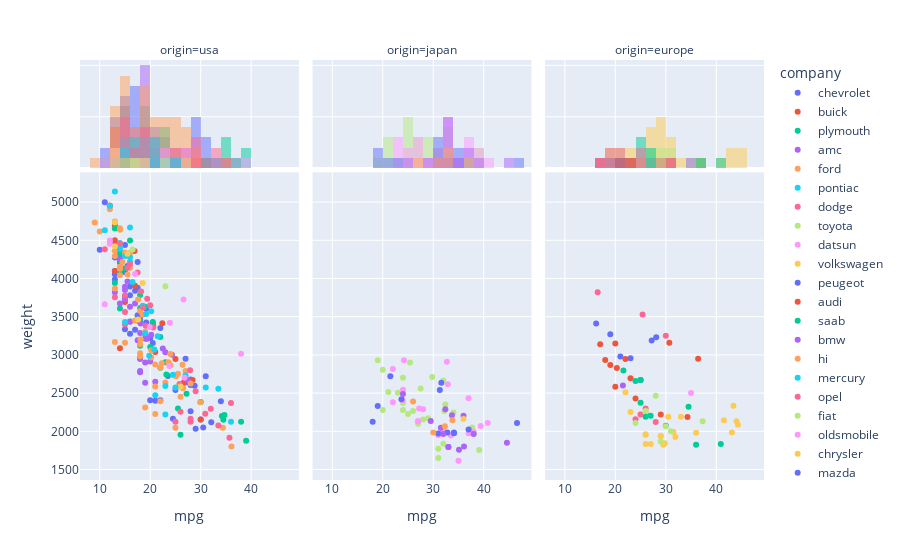

The notebook cell this image was saved under:
### Code cell
px.scatter(df, x='mpg', y='weight', facet_col='origin', marginal_x='histogram', color='company')

### Figure 1 — Plotly figure (JSON) as saved in the notebook; plotly's stock layout.template omitted (floating-point values rounded to 4 significant figures)
{"data": [{"hovertemplate": "company=chevrolet<br>origin=usa<br>mpg=%{x}<br>weight=%{y}<extra></extra>", "legendgroup": "chevrolet", "marker": {"color": "#636efa", "symbol": "circle"}, "mode": "markers", "name": "chevrolet", "orientation": "v", "showlegend": true, "type": "scatter", "x": [18, 14, 15, 10, 28, 17, 14, 22, 20, 13, 13, 13, 13, 16, 11, 21, 15, 15, 25, 16, 18, 15, 16, 20, 17.5, 22, 29, 24.5, 13, 17.5, 17.5, 15.5, 30.5, 20.5, 19.2, 30, 17, 19.2, 28.8, 32.1, 28, 23.5, 28, 27, 34, 27, 31], "xaxis": "x", "y": [3504, 4354, 3761, 4376, 2264, 3329, 4209, 2408, 2408, 4274, 4098, 3988, 4464, 3278, 4997, 2401, 4082, 3336, 2542, 3781, 3459, 4440, 3897, 3221, 4215, 3353, 2035, 2164, 4055, 3880, 3520, 4165, 2051, 3155, 3425, 2155, 3840, 3605, 2595, 2120, 2678, 2725, 2605, 2640, 2395, 2950, 2720], "yaxis": "y"}, {"alignmentgroup": "True", "bingroup": "x", "hovertemplate": "company=chevrolet<br>origin=usa<br>mpg=%{x}<br>count=%{y}<extra></extra>", "legendgroup": "chevrolet", "marker": {"color": "#636efa"}, "name": "chevrolet", "offsetgroup": "chevrolet", "opacity": 0.5, "showlegend": false, "type": "histogram", "x": [18, 14, 15, 10, 28, 17, 14, 22, 20, 13, 13, 13, 13, 16, 11, 21, 15, 15, 25, 16, 18, 15, 16, 20, 17.5, 22, 29, 24.5, 13, 17.5, 17.5, 15.5, 30.5, 20.5, 19.2, 30, 17, 19.2, 28.8, 32.1, 28, 23.5, 28, 27, 34, 27, 31], "xaxis": "x4", "yaxis": "y4"}, {"hovertemplate": "company=buick<br>origin=usa<br>mpg=%{x}<br>weight=%{y}<extra></extra>", "legendgroup": "buick", "marker": {"color": "#EF553B", "symbol": "circle"}, "mode": "markers", "name": "buick", "orientation": "v", "showlegend": true, "type": "scatter", "x": [15, 14, 13, 13, 12, 13, 17, 21, 30, 20.5, 20.6, 17.7, 16.9, 28.4, 26.6, 22.4, 25], "xaxis": "x", "y": [3693, 3086, 4502, 4100, 4951, 4699, 3907, 3039, 2155, 3425, 3380, 3445, 4360, 2670, 2635, 3415, 2945], "yaxis": "y"}, {"alignmentgroup": "True", "bingroup": "x", "hovertemplate": "company=buick<br>origin=usa<br>mpg=%{x}<br>count=%{y}<extra></extra>", "legendgroup": "buick", "marker": {"color": "#EF553B"}, "name": "buick", "offsetgroup": "buick", "opacity": 0.5, "showlegend": false, "type": "histogram", "x": [15, 14, 13, 13, 12, 13, 17, 21, 30, 20.5, 20.6, 17.7, 16.9, 28.4, 26.6, 22.4, 25], "xaxis": "x4", "yaxis": "y4"}, {"hovertemplate": "company=plymouth<br>origin=usa<br>mpg=%{x}<br>weight=%{y}<extra></extra>", "legendgroup": "plymouth", "marker": {"color": "#00cc96", "symbol": "circle"}, "mode": "markers", "name": "plymouth", "orientation": "v", "showlegend": true, "type": "scatter", "x": [18, 14, 14, 22, 16, 14, 26, 15, 14, 14, 18, 23, 13, 20, 18, 19, 16, 18, 22, 13, 25.5, 19, 20.5, 23.2, 34.2, 34.5, 27.2, 30, 39, 34.7, 38], "xaxis": "x", "y": [3436, 4312, 3609, 2833, 3439, 4096, 1955, 4135, 4077, 4237, 3121, 2904, 4654, 3102, 3613, 3264, 4498, 3785, 3233, 3940, 2300, 3630, 3430, 2745, 2200, 2150, 2490, 2385, 1875, 2215, 2125], "yaxis": "y"}, {"alignmentgroup": "True", "bingroup": "x", "hovertemplate": "company=plymouth<br>origin=usa<br>mpg=%{x}<br>count=%{y}<extra></extra>", "legendgroup": "plymouth", "marker": {"color": "#00cc96"}, "name": "plymouth", "offsetgroup": "plymouth", "opacity": 0.5, "showlegend": false, "type": "histogram", "x": [18, 14, 14, 22, 16, 14, 26, 15, 14, 14, 18, 23, 13, 20, 18, 19, 16, 18, 22, 13, 25.5, 19, 20.5, 23.2, 34.2, 34.5, 27.2, 30, 39, 34.7, 38], "xaxis": "x4", "yaxis": "y4"}, {"hovertemplate": "company=amc<br>origin=usa<br>mpg=%{x}<br>weight=%{y}<extra></extra>", "legendgroup": "amc", "marker": {"color": "#ab63fa", "symbol": "circle"}, "mode": "markers", "name": "amc", "orientation": "v", "showlegend": true, "type": "scatter", "x": [16, 15, 18, 21, 19, 18, 18, 17, 15, 14, 13, 18, 18, 19, 16, 14, 15, 20, 19, 15.5, 22.5, 17.5, 19.4, 18.1, 20.2, 27.4, 24.3, 23], "xaxis": "x", "y": [3433, 3850, 2774, 2648, 2634, 3288, 2962, 3672, 3892, 3672, 3821, 2945, 2789, 2901, 3632, 4257, 3730, 2914, 3211, 3962, 3085, 3193, 3210, 3410, 3265, 2670, 3003, 3035], "yaxis": "y"}, {"alignmentgroup": "True", "bingroup": "x", "hovertemplate": "company=amc<br>origin=usa<br>mpg=%{x}<br>count=%{y}<extra></extra>", "legendgroup": "amc", "marker": {"color": "#ab63fa"}, "name": "amc", "offsetgroup": "amc", "opacity": 0.5, "showlegend": false, "type": "histogram", "x": [16, 15, 18, 21, 19, 18, 18, 17, 15, 14, 13, 18, 18, 19, 16, 14, 15, 20, 19, 15.5, 22.5, 17.5, 19.4, 18.1, 20.2, 27.4, 24.3, 23], "xaxis": "x4", "yaxis": "y4"}, {"hovertemplate": "company=ford<br>origin=usa<br>mpg=%{x}<br>weight=%{y}<extra></extra>", "legendgroup": "ford", "marker": {"color": "#FFA15A", "symbol": "circle"}, "mode": "markers", "name": "ford", "orientation": "v", "showlegend": true, "type": "scatter", "x": [17, 15, 21, 10, 25, 19, 14, 13, 18, 21, 14, 13, 22, 14, 13, 18, 12, 19, 21, 26, 16, 14, 15, 14, 13, 23, 18, 14.5, 24, 18, 26.5, 13, 18.5, 16, 25.5, 36.1, 20.2, 25.1, 18.1, 22.3, 17.6, 15.5, 26.4, 23.6, 34.4, 29.9, 20.2, 24, 22, 27, 28], "xaxis": "x", "y": [3449, 4341, 2587, 4615, 2046, 3302, 4154, 4746, 3139, 2226, 4129, 4294, 2395, 4042, 4363, 3021, 4906, 2310, 2875, 2451, 4141, 4638, 3158, 4657, 3169, 2639, 2984, 4215, 3012, 3574, 2565, 3870, 3525, 4335, 2755, 1800, 2965, 2720, 3205, 2890, 3725, 4054, 2870, 2905, 2045, 2380, 3060, 2865, 2835, 2790, 2625], "yaxis": "y"}, {"alignmentgroup": "True", "bingroup": "x", "hovertemplate": "company=ford<br>origin=usa<br>mpg=%{x}<br>count=%{y}<extra></extra>", "legendgroup": "ford", "marker": {"color": "#FFA15A"}, "name": "ford", "offsetgroup": "ford", "opacity": 0.5, "showlegend": false, "type": "histogram", "x": [17, 15, 21, 10, 25, 19, 14, 13, 18, 21, 14, 13, 22, 14, 13, 18, 12, 19, 21, 26, 16, 14, 15, 14, 13, 23, 18, 14.5, 24, 18, 26.5, 13, 18.5, 16, 25.5, 36.1, 20.2, 25.1, 18.1, 22.3, 17.6, 15.5, 26.4, 23.6, 34.4, 29.9, 20.2, 24, 22, 27, 28], "xaxis": "x4", "yaxis": "y4"}, {"hovertemplate": "company=pontiac<br>origin=usa<br>mpg=%{x}<br>weight=%{y}<extra></extra>", "legendgroup": "pontiac", "marker": {"color": "#19d3f3", "symbol": "circle"}, "mode": "markers", "name": "pontiac", "orientation": "v", "showlegend": true, "type": "scatter", "x": [14, 14, 13, 19, 14, 16, 16, 23, 18.5, 16, 24.5, 19.2, 21.5, 33.5, 31, 27], "xaxis": "x", "y": [4425, 4464, 5140, 3282, 4385, 4278, 4668, 2592, 3645, 4220, 2740, 3535, 3245, 2556, 2575, 2735], "yaxis": "y"}, {"alignmentgroup": "True", "bingroup": "x", "hovertemplate": "company=pontiac<br>origin=usa<br>mpg=%{x}<br>count=%{y}<extra></extra>", "legendgroup": "pontiac", "marker": {"color": "#19d3f3"}, "name": "pontiac", "offsetgroup": "pontiac", "opacity": 0.5, "showlegend": false, "type": "histogram", "x": [14, 14, 13, 19, 14, 16, 16, 23, 18.5, 16, 24.5, 19.2, 21.5, 33.5, 31, 27], "xaxis": "x4", "yaxis": "y4"}, {"hovertemplate": "company=dodge<br>origin=usa<br>mpg=%{x}<br>weight=%{y}<extra></extra>", "legendgroup": "dodge", "marker": {"color": "#FF6692", "symbol": "circle"}, "mode": "markers", "name": "dodge", "orientation": "v", "showlegend": true, "type": "scatter", "x": [15, 11, 12, 25, 28, 15, 15, 14, 28, 26, 16, 20, 13, 15.5, 33.5, 19.4, 18.6, 17.5, 30.9, 20.6, 18.2, 35.7, 19.1, 27.9, 25.8, 29, 36, 32], "xaxis": "x", "y": [3563, 4382, 4955, 2126, 2164, 3777, 3399, 4457, 2125, 2255, 4190, 3651, 3755, 4140, 2075, 3735, 3620, 4080, 2230, 3360, 3830, 1915, 3381, 2800, 2620, 2525, 2370, 2295], "yaxis": "y"}, {"alignmentgroup": "True", "bingroup": "x", "hovertemplate": "company=dodge<br>origin=usa<br>mpg=%{x}<br>count=%{y}<extra></extra>", "legendgroup": "dodge", "marker": {"color": "#FF6692"}, "name": "dodge", "offsetgroup": "dodge", "opacity": 0.5, "showlegend": false, "type": "histogram", "x": [15, 11, 12, 25, 28, 15, 15, 14, 28, 26, 16, 20, 13, 15.5, 33.5, 19.4, 18.6, 17.5, 30.9, 20.6, 18.2, 35.7, 19.1, 27.9, 25.8, 29, 36, 32], "xaxis": "x4", "yaxis": "y4"}, {"hovertemplate": "company=toyota<br>origin=japan<br>mpg=%{x}<br>weight=%{y}<extra></extra>", "legendgroup": "toyota", "marker": {"color": "#B6E880", "symbol": "circle"}, "mode": "markers", "name": "toyota", "orientation": "v", "showlegend": true, "type": "scatter", "x": [24, 25, 31, 24, 23, 27, 20, 20, 32, 31, 29, 24, 28, 19, 26, 27.5, 21.1, 38.1, 29.8, 32.2, 39.1, 37.7, 32.4, 25.4, 34, 32], "xaxis": "x2", "y": [2372, 2228, 1773, 2278, 2506, 2100, 2279, 2807, 1836, 1649, 2171, 2702, 2155, 2930, 2265, 2560, 2515, 1968, 2711, 2265, 1755, 2050, 2350, 2900, 2245, 2665], "yaxis": "y2"}, {"alignmentgroup": "True", "bingroup": "x", "hovertemplate": "company=toyota<br>origin=japan<br>mpg=%{x}<br>count=%{y}<extra></extra>", "legendgroup": "toyota", "marker": {"color": "#B6E880"}, "name": "toyota", "offsetgroup": "toyota", "opacity": 0.5, "showlegend": false, "type": "histogram", "x": [24, 25, 31, 24, 23, 27, 20, 20, 32, 31, 29, 24, 28, 19, 26, 27.5, 21.1, 38.1, 29.8, 32.2, 39.1, 37.7, 32.4, 25.4, 34, 32], "xaxis": "x5", "yaxis": "y5"}, {"hovertemplate": "company=datsun<br>origin=japan<br>mpg=%{x}<br>weight=%{y}<extra></extra>", "legendgroup": "datsun", "marker": {"color": "#FF97FF", "symbol": "circle"}, "mode": "markers", "name": "datsun", "orientation": "v", "showlegend": true, "type": "scatter", "x": [27, 27, 35, 28, 22, 31, 32, 24, 32, 33.5, 22, 39.4, 27.2, 23.9, 31.8, 37.2, 37, 40.8, 32.7, 37, 32.9, 24.2, 38], "xaxis": "x2", "y": [2130, 2130, 1613, 2288, 2379, 1950, 2003, 2545, 1990, 1945, 2815, 2070, 2300, 2405, 2020, 2019, 2434, 2110, 2910, 1975, 2615, 2930, 1995], "yaxis": "y2"}, {"alignmentgroup": "True", "bingroup": "x", "hovertemplate": "company=datsun<br>origin=japan<br>mpg=%{x}<br>count=%{y}<extra></extra>", "legendgroup": "datsun", "marker": {"color": "#FF97FF"}, "name": "datsun", "offsetgroup": "datsun", "opacity": 0.5, "showlegend": false, "type": "histogram", "x": [27, 27, 35, 28, 22, 31, 32, 24, 32, 33.5, 22, 39.4, 27.2, 23.9, 31.8, 37.2, 37, 40.8, 32.7, 37, 32.9, 24.2, 38], "xaxis": "x5", "yaxis": "y5"}, {"hovertemplate": "company=volkswagen<br>origin=europe<br>mpg=%{x}<br>weight=%{y}<extra></extra>", "legendgroup": "volkswagen", "marker": {"color": "#FECB52", "symbol": "circle"}, "mode": "markers", "name": "volkswagen", "orientation": "v", "showlegend": true, "type": "scatter", "x": [26, 27, 23, 22, 26, 26, 25, 29, 29, 29.5, 29, 30.5, 43.1, 31.5, 31.9, 41.5, 44.3, 43.4, 29.8, 33, 36, 44], "xaxis": "x3", "y": [1835, 1834, 2254, 2511, 1950, 1963, 2223, 1937, 1937, 1825, 1940, 2190, 1985, 1990, 1925, 2144, 2085, 2335, 1845, 2190, 1980, 2130], "yaxis": "y3"}, {"alignmentgroup": "True", "bingroup": "x", "hovertemplate": "company=volkswagen<br>origin=europe<br>mpg=%{x}<br>count=%{y}<extra></extra>", "legendgroup": "volkswagen", "marker": {"color": "#FECB52"}, "name": "volkswagen", "offsetgroup": "volkswagen", "opacity": 0.5, "showlegend": false, "type": "histogram", "x": [26, 27, 23, 22, 26, 26, 25, 29, 29, 29.5, 29, 30.5, 43.1, 31.5, 31.9, 41.5, 44.3, 43.4, 29.8, 33, 36, 44], "xaxis": "x6", "yaxis": "y6"}, {"hovertemplate": "company=peugeot<br>origin=europe<br>mpg=%{x}<br>weight=%{y}<extra></extra>", "legendgroup": "peugeot", "marker": {"color": "#636efa", "symbol": "circle"}, "mode": "markers", "name": "peugeot", "orientation": "v", "showlegend": true, "type": "scatter", "x": [25, 30, 21, 23, 19, 16.2, 27.2, 28.1], "xaxis": "x3", "y": [2672, 2074, 2979, 2957, 3270, 3410, 3190, 3230], "yaxis": "y3"}, {"alignmentgroup": "True", "bingroup": "x", "hovertemplate": "company=peugeot<br>origin=europe<br>mpg=%{x}<br>count=%{y}<extra></extra>", "legendgroup": "peugeot", "marker": {"color": "#636efa"}, "name": "peugeot", "offsetgroup": "peugeot", "opacity": 0.5, "showlegend": false, "type": "histogram", "x": [25, 30, 21, 23, 19, 16.2, 27.2, 28.1], "xaxis": "x6", "yaxis": "y6"}, {"hovertemplate": "company=audi<br>origin=europe<br>mpg=%{x}<br>weight=%{y}<extra></extra>", "legendgroup": "audi", "marker": {"color": "#EF553B", "symbol": "circle"}, "mode": "markers", "name": "audi", "orientation": "v", "showlegend": true, "type": "scatter", "x": [24, 20, 29, 23, 20.3, 34.3, 36.4], "xaxis": "x3", "y": [2430, 2582, 2219, 2694, 2830, 2188, 2950], "yaxis": "y3"}, {"alignmentgroup": "True", "bingroup": "x", "hovertemplate": "company=audi<br>origin=europe<br>mpg=%{x}<br>count=%{y}<extra></extra>", "legendgroup": "audi", "marker": {"color": "#EF553B"}, "name": "audi", "offsetgroup": "audi", "opacity": 0.5, "showlegend": false, "type": "histogram", "x": [24, 20, 29, 23, 20.3, 34.3, 36.4], "xaxis": "x6", "yaxis": "y6"}, {"hovertemplate": "company=saab<br>origin=europe<br>mpg=%{x}<br>weight=%{y}<extra></extra>", "legendgroup": "saab", "marker": {"color": "#00cc96", "symbol": "circle"}, "mode": "markers", "name": "saab", "orientation": "v", "showlegend": true, "type": "scatter", "x": [25, 24, 25, 21.6], "xaxis": "x3", "y": [2375, 2660, 2671, 2795], "yaxis": "y3"}, {"alignmentgroup": "True", "bingroup": "x", "hovertemplate": "company=saab<br>origin=europe<br>mpg=%{x}<br>count=%{y}<extra></extra>", "legendgroup": "saab", "marker": {"color": "#00cc96"}, "name": "saab", "offsetgroup": "saab", "opacity": 0.5, "showlegend": false, "type": "histogram", "x": [25, 24, 25, 21.6], "xaxis": "x6", "yaxis": "y6"}, {"hovertemplate": "company=bmw<br>origin=europe<br>mpg=%{x}<br>weight=%{y}<extra></extra>", "legendgroup": "bmw", "marker": {"color": "#ab63fa", "symbol": "circle"}, "mode": "markers", "name": "bmw", "orientation": "v", "showlegend": true, "type": "scatter", "x": [26, 21.5], "xaxis": "x3", "y": [2234, 2600], "yaxis": "y3"}, {"alignmentgroup": "True", "bingroup": "x", "hovertemplate": "company=bmw<br>origin=europe<br>mpg=%{x}<br>count=%{y}<extra></extra>", "legendgroup": "bmw", "marker": {"color": "#ab63fa"}, "name": "bmw", "offsetgroup": "bmw", "opacity": 0.5, "showlegend": false, "type": "histogram", "x": [26, 21.5], "xaxis": "x6", "yaxis": "y6"}, {"hovertemplate": "company=hi<br>origin=usa<br>mpg=%{x}<br>weight=%{y}<extra></extra>", "legendgroup": "hi", "marker": {"color": "#FFA15A", "symbol": "circle"}, "mode": "markers", "name": "hi", "orientation": "v", "showlegend": true, "type": "scatter", "x": [9], "xaxis": "x", "y": [4732], "yaxis": "y"}, {"alignmentgroup": "True", "bingroup": "x", "hovertemplate": "company=hi<br>origin=usa<br>mpg=%{x}<br>count=%{y}<extra></extra>", "legendgroup": "hi", "marker": {"color": "#FFA15A"}, "name": "hi", "offsetgroup": "hi", "opacity": 0.5, "showlegend": false, "type": "histogram", "x": [9], "xaxis": "x4", "yaxis": "y4"}, {"hovertemplate": "company=mercury<br>origin=usa<br>mpg=%{x}<br>weight=%{y}<extra></extra>", "legendgroup": "mercury", "marker": {"color": "#19d3f3", "symbol": "circle"}, "mode": "markers", "name": "mercury", "orientation": "v", "showlegend": true, "type": "scatter", "x": [23, 11, 12, 21, 15, 15, 20.2, 20.8, 19.8, 16.5, 36], "xaxis": "x", "y": [2220, 4633, 4952, 2472, 3432, 4295, 3570, 3070, 2990, 3955, 2125], "yaxis": "y"}, {"alignmentgroup": "True", "bingroup": "x", "hovertemplate": "company=mercury<br>origin=usa<br>mpg=%{x}<br>count=%{y}<extra></extra>", "legendgroup": "mercury", "marker": {"color": "#19d3f3"}, "name": "mercury", "offsetgroup": "mercury", "opacity": 0.5, "showlegend": false, "type": "histogram", "x": [23, 11, 12, 21, 15, 15, 20.2, 20.8, 19.8, 16.5, 36], "xaxis": "x4", "yaxis": "y4"}, {"hovertemplate": "company=opel<br>origin=europe<br>mpg=%{x}<br>weight=%{y}<extra></extra>", "legendgroup": "opel", "marker": {"color": "#FF6692", "symbol": "circle"}, "mode": "markers", "name": "opel", "orientation": "v", "showlegend": true, "type": "scatter", "x": [28, 24, 26, 25], "xaxis": "x3", "y": [2123, 2158, 2300, 2220], "yaxis": "y3"}, {"alignmentgroup": "True", "bingroup": "x", "hovertemplate": "company=opel<br>origin=europe<br>mpg=%{x}<br>count=%{y}<extra></extra>", "legendgroup": "opel", "marker": {"color": "#FF6692"}, "name": "opel", "offsetgroup": "opel", "opacity": 0.5, "showlegend": false, "type": "histogram", "x": [28, 24, 26, 25], "xaxis": "x6", "yaxis": "y6"}, {"hovertemplate": "company=fiat<br>origin=europe<br>mpg=%{x}<br>weight=%{y}<extra></extra>", "legendgroup": "fiat", "marker": {"color": "#B6E880", "symbol": "circle"}, "mode": "markers", "name": "fiat", "orientation": "v", "showlegend": true, "type": "scatter", "x": [30, 26, 29, 24, 26, 31, 28, 37.3], "xaxis": "x3", "y": [2065, 2265, 1867, 2108, 2246, 2000, 2464, 2130], "yaxis": "y3"}, {"alignmentgroup": "True", "bingroup": "x", "hovertemplate": "company=fiat<br>origin=europe<br>mpg=%{x}<br>count=%{y}<extra></extra>", "legendgroup": "fiat", "marker": {"color": "#B6E880"}, "name": "fiat", "offsetgroup": "fiat", "opacity": 0.5, "showlegend": false, "type": "histogram", "x": [30, 26, 29, 24, 26, 31, 28, 37.3], "xaxis": "x6", "yaxis": "y6"}, {"hovertemplate": "company=oldsmobile<br>origin=usa<br>mpg=%{x}<br>weight=%{y}<extra></extra>", "legendgroup": "oldsmobile", "marker": {"color": "#FF97FF", "symbol": "circle"}, "mode": "markers", "name": "oldsmobile", "orientation": "v", "showlegend": true, "type": "scatter", "x": [12, 12, 11, 17, 19.9, 23.8, 23.9, 26.8, 26.6, 38], "xaxis": "x", "y": [4456, 4499, 3664, 4060, 3365, 2855, 3420, 2700, 3725, 3015], "yaxis": "y"}, {"alignmentgroup": "True", "bingroup": "x", "hovertemplate": "company=oldsmobile<br>origin=usa<br>mpg=%{x}<br>count=%{y}<extra></extra>", "legendgroup": "oldsmobile", "marker": {"color": "#FF97FF"}, "name": "oldsmobile", "offsetgroup": "oldsmobile", "opacity": 0.5, "showlegend": false, "type": "histogram", "x": [12, 12, 11, 17, 19.9, 23.8, 23.9, 26.8, 26.6, 38], "xaxis": "x4", "yaxis": "y4"}, {"hovertemplate": "company=chrysler<br>origin=usa<br>mpg=%{x}<br>weight=%{y}<extra></extra>", "legendgroup": "chrysler", "marker": {"color": "#FECB52", "symbol": "circle"}, "mode": "markers", "name": "chrysler", "orientation": "v", "showlegend": true, "type": "scatter", "x": [13, 13, 15.5, 18.5, 17.6, 26], "xaxis": "x", "y": [4422, 4735, 4325, 3940, 3465, 2585], "yaxis": "y"}, {"alignmentgroup": "True", "bingroup": "x", "hovertemplate": "company=chrysler<br>origin=usa<br>mpg=%{x}<br>count=%{y}<extra></extra>", "legendgroup": "chrysler", "marker": {"color": "#FECB52"}, "name": "chrysler", "offsetgroup": "chrysler", "opacity": 0.5, "showlegend": false, "type": "histogram", "x": [13, 13, 15.5, 18.5, 17.6, 26], "xaxis": "x4", "yaxis": "y4"}, {"hovertemplate": "company=mazda<br>origin=japan<br>mpg=%{x}<br>weight=%{y}<extra></extra>", "legendgroup": "mazda", "marker": {"color": "#636efa", "symbol": "circle"}, "mode": "markers", "name": "mazda", "orientation": "v", "showlegend": true, "type": "scatter", "x": [19, 18, 21.5, 32.8, 34.1, 31.3, 46.6, 23.7, 34.1, 31.6, 37, 31], "xaxis": "x2", "y": [2330, 2124, 2720, 1985, 1975, 2542, 2110, 2420, 1985, 2635, 2025, 1970], "yaxis": "y2"}, {"alignmentgroup": "True", "bingroup": "x", "hovertemplate": "company=mazda<br>origin=japan<br>mpg=%{x}<br>count=%{y}<extra></extra>", "legendgroup": "mazda", "marker": {"color": "#636efa"}, "name": "mazda", "offsetgroup": "mazda", "opacity": 0.5, "showlegend": false, "type": "histogram", "x": [19, 18, 21.5, 32.8, 34.1, 31.3, 46.6, 23.7, 34.1, 31.6, 37, 31], "xaxis": "x5", "yaxis": "y5"}, {"hovertemplate": "company=volvo<br>origin=europe<br>mpg=%{x}<br>weight=%{y}<extra></extra>", "legendgroup": "volvo", "marker": {"color": "#EF553B", "symbol": "circle"}, "mode": "markers", "name": "volvo", "orientation": "v", "showlegend": true, "type": "scatter", "x": [18, 19, 22, 20, 17, 30.7], "xaxis": "x3", "y": [2933, 2868, 2945, 3150, 3140, 3160], "yaxis": "y3"}, {"alignmentgroup": "True", "bingroup": "x", "hovertemplate": "company=volvo<br>origin=europe<br>mpg=%{x}<br>count=%{y}<extra></extra>", "legendgroup": "volvo", "marker": {"color": "#EF553B"}, "name": "volvo", "offsetgroup": "volvo", "opacity": 0.5, "showlegend": false, "type": "histogram", "x": [18, 19, 22, 20, 17, 30.7], "xaxis": "x6", "yaxis": "y6"}, {"hovertemplate": "company=renault<br>origin=europe<br>mpg=%{x}<br>weight=%{y}<extra></extra>", "legendgroup": "renault", "marker": {"color": "#00cc96", "symbol": "circle"}, "mode": "markers", "name": "renault", "orientation": "v", "showlegend": true, "type": "scatter", "x": [26, 27, 36, 40.9, 34.5], "xaxis": "x3", "y": [2189, 2202, 1825, 1835, 2320], "yaxis": "y3"}, {"alignmentgroup": "True", "bingroup": "x", "hovertemplate": "company=renault<br>origin=europe<br>mpg=%{x}<br>count=%{y}<extra></extra>", "legendgroup": "renault", "marker": {"color": "#00cc96"}, "name": "renault", "offsetgroup": "renault", "opacity": 0.5, "showlegend": false, "type": "histogram", "x": [26, 27, 36, 40.9, 34.5], "xaxis": "x6", "yaxis": "y6"}, {"hovertemplate": "company=honda<br>origin=japan<br>mpg=%{x}<br>weight=%{y}<extra></extra>", "legendgroup": "honda", "marker": {"color": "#ab63fa", "symbol": "circle"}, "mode": "markers", "name": "honda", "orientation": "v", "showlegend": true, "type": "scatter", "x": [24, 33, 33, 31.5, 36.1, 29.5, 44.6, 32.4, 35.1, 33.7, 36, 38, 32], "xaxis": "x2", "y": [2489, 1795, 1795, 2045, 1800, 2135, 1850, 2290, 1760, 2210, 2205, 1965, 1965], "yaxis": "y2"}, {"alignmentgroup": "True", "bingroup": "x", "hovertemplate": "company=honda<br>origin=japan<br>mpg=%{x}<br>count=%{y}<extra></extra>", "legendgroup": "honda", "marker": {"color": "#ab63fa"}, "name": "honda", "offsetgroup": "honda", "opacity": 0.5, "showlegend": false, "type": "histogram", "x": [24, 33, 33, 31.5, 36.1, 29.5, 44.6, 32.4, 35.1, 33.7, 36, 38, 32], "xaxis": "x5", "yaxis": "y5"}, {"hovertemplate": "company=subaru<br>origin=japan<br>mpg=%{x}<br>weight=%{y}<extra></extra>", "legendgroup": "subaru", "marker": {"color": "#FFA15A", "symbol": "circle"}, "mode": "markers", "name": "subaru", "orientation": "v", "showlegend": true, "type": "scatter", "x": [26, 30, 33.8, 32.3], "xaxis": "x2", "y": [2391, 1985, 2145, 2065], "yaxis": "y2"}, {"alignmentgroup": "True", "bingroup": "x", "hovertemplate": "company=subaru<br>origin=japan<br>mpg=%{x}<br>count=%{y}<extra></extra>", "legendgroup": "subaru", "marker": {"color": "#FFA15A"}, "name": "subaru", "offsetgroup": "subaru", "opacity": 0.5, "showlegend": false, "type": "histogram", "x": [26, 30, 33.8, 32.3], "xaxis": "x5", "yaxis": "y5"}, {"hovertemplate": "company=capri<br>origin=usa<br>mpg=%{x}<br>weight=%{y}<extra></extra>", "legendgroup": "capri", "marker": {"color": "#19d3f3", "symbol": "circle"}, "mode": "markers", "name": "capri", "orientation": "v", "showlegend": true, "type": "scatter", "x": [25], "xaxis": "x", "y": [2572], "yaxis": "y"}, {"alignmentgroup": "True", "bingroup": "x", "hovertemplate": "company=capri<br>origin=usa<br>mpg=%{x}<br>count=%{y}<extra></extra>", "legendgroup": "capri", "marker": {"color": "#19d3f3"}, "name": "capri", "offsetgroup": "capri", "opacity": 0.5, "showlegend": false, "type": "histogram", "x": [25], "xaxis": "x4", "yaxis": "y4"}, {"hovertemplate": "company=mercedes<br>origin=europe<br>mpg=%{x}<br>weight=%{y}<extra></extra>", "legendgroup": "mercedes", "marker": {"color": "#FF6692", "symbol": "circle"}, "mode": "markers", "name": "mercedes", "orientation": "v", "showlegend": true, "type": "scatter", "x": [16.5, 25.4, 30], "xaxis": "x3", "y": [3820, 3530, 3250], "yaxis": "y3"}, {"alignmentgroup": "True", "bingroup": "x", "hovertemplate": "company=mercedes<br>origin=europe<br>mpg=%{x}<br>count=%{y}<extra></extra>", "legendgroup": "mercedes", "marker": {"color": "#FF6692"}, "name": "mercedes", "offsetgroup": "mercedes", "opacity": 0.5, "showlegend": false, "type": "histogram", "x": [16.5, 25.4, 30], "xaxis": "x6", "yaxis": "y6"}, {"hovertemplate": "company=cadillac<br>origin=usa<br>mpg=%{x}<br>weight=%{y}<extra></extra>", "legendgroup": "cadillac", "marker": {"color": "#B6E880", "symbol": "circle"}, "mode": "markers", "name": "cadillac", "orientation": "v", "showlegend": true, "type": "scatter", "x": [16.5, 23], "xaxis": "x", "y": [4380, 3900], "yaxis": "y"}, {"alignmentgroup": "True", "bingroup": "x", "hovertemplate": "company=cadillac<br>origin=usa<br>mpg=%{x}<br>count=%{y}<extra></extra>", "legendgroup": "cadillac", "marker": {"color": "#B6E880"}, "name": "cadillac", "offsetgroup": "cadillac", "opacity": 0.5, "showlegend": false, "type": "histogram", "x": [16.5, 23], "xaxis": "x4", "yaxis": "y4"}, {"hovertemplate": "company=triumph<br>origin=europe<br>mpg=%{x}<br>weight=%{y}<extra></extra>", "legendgroup": "triumph", "marker": {"color": "#FF97FF", "symbol": "circle"}, "mode": "markers", "name": "triumph", "orientation": "v", "showlegend": true, "type": "scatter", "x": [35], "xaxis": "x3", "y": [2500], "yaxis": "y3"}, {"alignmentgroup": "True", "bingroup": "x", "hovertemplate": "company=triumph<br>origin=europe<br>mpg=%{x}<br>count=%{y}<extra></extra>", "legendgroup": "triumph", "marker": {"color": "#FF97FF"}, "name": "triumph", "offsetgroup": "triumph", "opacity": 0.5, "showlegend": false, "type": "histogram", "x": [35], "xaxis": "x6", "yaxis": "y6"}, {"hovertemplate": "company=nissan<br>origin=japan<br>mpg=%{x}<br>weight=%{y}<extra></extra>", "legendgroup": "nissan", "marker": {"color": "#FECB52", "symbol": "circle"}, "mode": "markers", "name": "nissan", "orientation": "v", "showlegend": true, "type": "scatter", "x": [36], "xaxis": "x2", "y": [2160], "yaxis": "y2"}, {"alignmentgroup": "True", "bingroup": "x", "hovertemplate": "company=nissan<br>origin=japan<br>mpg=%{x}<br>count=%{y}<extra></extra>", "legendgroup": "nissan", "marker": {"color": "#FECB52"}, "name": "nissan", "offsetgroup": "nissan", "opacity": 0.5, "showlegend": false, "type": "histogram", "x": [36], "xaxis": "x5", "yaxis": "y5"}], "layout": {"annotations": [{"font": {}, "showarrow": false, "text": "origin=usa", "x": 0.16, "xanchor": "center", "xref": "paper", "y": 1, "yanchor": "bottom", "yref": "paper"}, {"font": {}, "showarrow": false, "text": "origin=japan", "x": 0.5, "xanchor": "center", "xref": "paper", "y": 1, "yanchor": "bottom", "yref": "paper"}, {"font": {}, "showarrow": false, "text": "origin=europe", "x": 0.84, "xanchor": "center", "xref": "paper", "y": 1, "yanchor": "bottom", "yref": "paper"}], "barmode": "overlay", "legend": {"title": {"text": "company"}, "tracegroupgap": 0}, "margin": {"t": 60}, "xaxis": {"anchor": "y", "domain": [0, 0.32], "title": {"text": "mpg"}}, "xaxis2": {"anchor": "y2", "domain": [0.34, 0.66], "matches": "x", "title": {"text": "mpg"}}, "xaxis3": {"anchor": "y3", "domain": [0.68, 1.0], "matches": "x", "title": {"text": "mpg"}}, "xaxis4": {"anchor": "y4", "domain": [0, 0.32], "matches": "x", "showgrid": true, "showticklabels": false}, "xaxis5": {"anchor": "y5", "domain": [0.34, 0.66], "matches": "x", "showgrid": true, "showticklabels": false}, "xaxis6": {"anchor": "y6", "domain": [0.68, 1.0], "matches": "x", "showgrid": true, "showticklabels": false}, "yaxis": {"anchor": "x", "domain": [0, 0.7326], "title": {"text": "weight"}}, "yaxis2": {"anchor": "x2", "domain": [0, 0.7326], "matches": "y", "showticklabels": false}, "yaxis3": {"anchor": "x3", "domain": [0, 0.7326], "matches": "y", "showticklabels": false}, "yaxis4": {"anchor": "x4", "domain": [0.7426, 1], "matches": "y4", "showgrid": true, "showline": false, "showticklabels": false, "ticks": ""}, "yaxis5": {"anchor": "x5", "domain": [0.7426, 1], "matches": "y4", "showgrid": true, "showline": false, "showticklabels": false, "ticks": ""}, "yaxis6": {"anchor": "x6", "domain": [0.7426, 1], "matches": "y4", "showgrid": true, "showline": false, "showticklabels": false, "ticks": ""}}}
